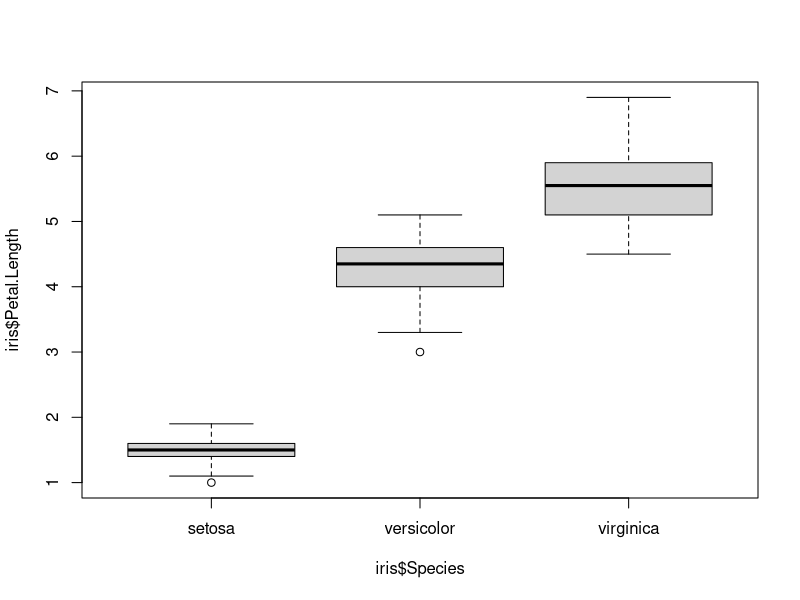
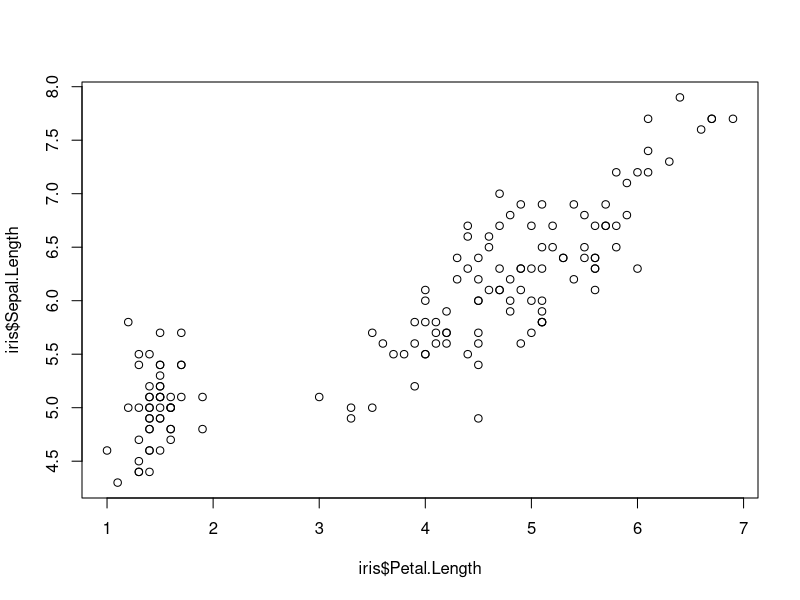
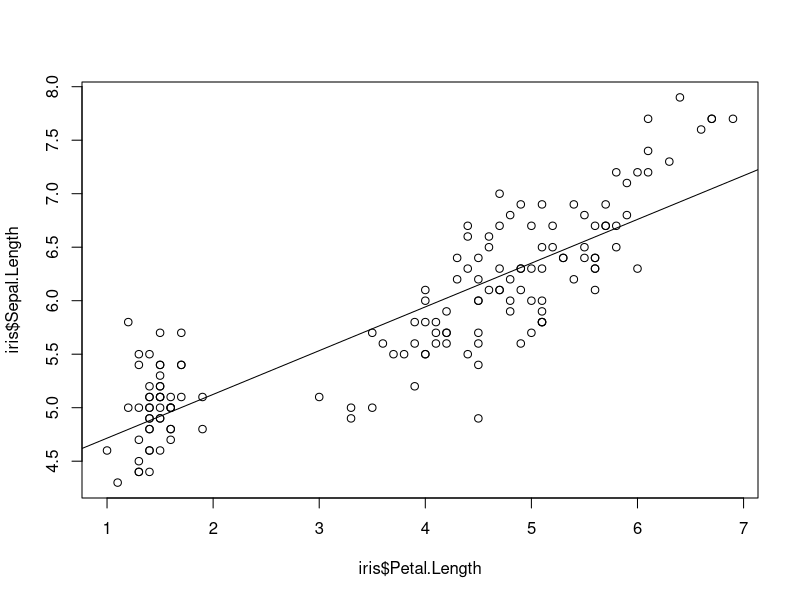

R code for these plots, in order:
## ---- chunk 1
data(iris)
boxplot(iris$Petal.Length ~ iris$Species)
## ---- chunk 2
# Show me the Sepal.Length as a function of Petal.Length
plot(iris$Sepal.Length ~ iris$Petal.Length)
## ---- chunk 3
# calculate the relation between Sepal.Length and Petal.Length
# model Sepal.Length as a function of Petal.Length


lmod = lm(iris$Sepal.Length ~ iris$Petal.Length)

plot(iris$Sepal.Length ~ iris$Petal.Length)
abline(lmod)
